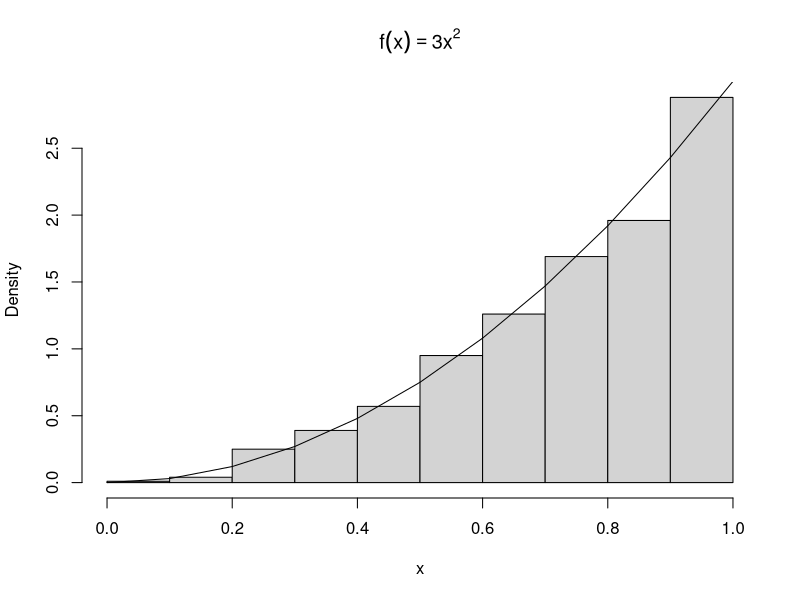
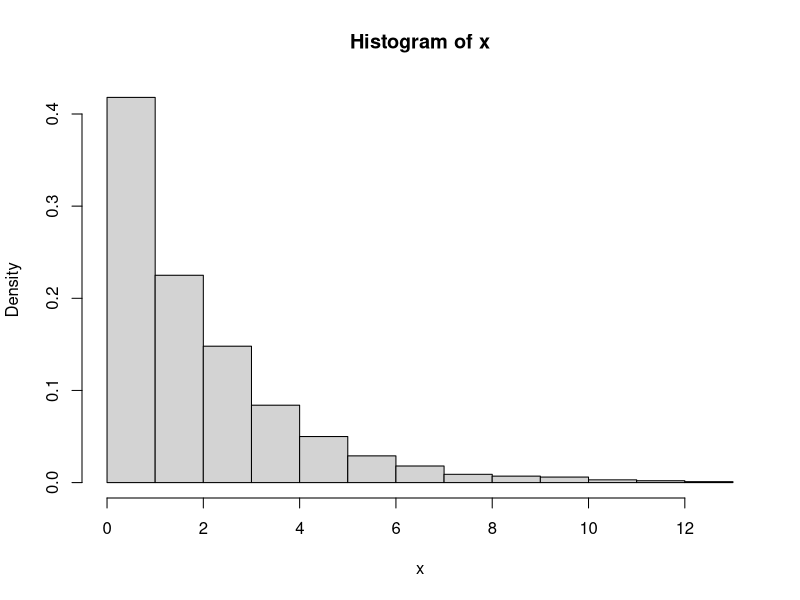
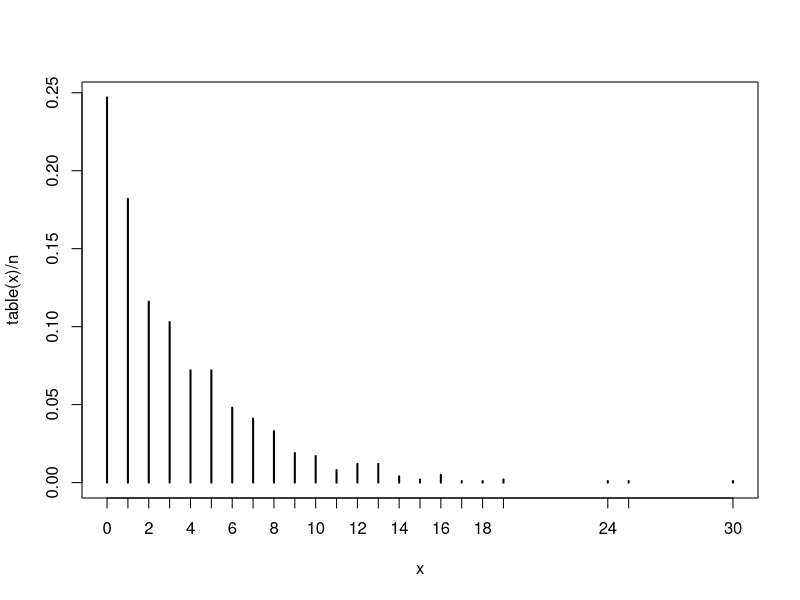

Write the R code that produced these figures, in order.
## ---- chunk 1
LCG <- function(n, m, a, c, X0) {

	X <- c()
	Xn <- X0
	
	for (i in 1:n) {
		Xn <- a * Xn + c %% m
		X[i] <- Xn
	}
	
	return(X)
}
## ---- chunk 2
m    <- 8
a    <- 5
c    <- 1
seed <- 0
N    <- 10

X <- numeric()
Y <- numeric()

X[1] <- seed

for (n in 2:(N + 1)) {
	X[n] <- LCG(1, m, a, c, X[n - 1])
	Y[n] <- 5 * X[n - 1] + 1
	cat(n - 1, 5 * X[n - 1] + 1, X[n], "\n")
}
congruencial <- data.frame(n = 1:10, Yn = Y[2:(N + 1)], Xn = X[2:(N + 1)])
congruencial

## ---- chunk 3
# Lançamento de moedas
sample(0:1, size = 10, replace = TRUE)
## ---- chunk 4
n <- 1000  # tamanho da amostra
u <- runif(n)
x <- u ^ (1 / 3)

y <- seq(0, 1, 0.1)

hist(x, prob = TRUE, main = bquote(f(x) == 3 * x ^ 2))
lines(y, 3 * y ^ 2)

## ---- chunk 5
n      <- 1000
lambda <- 0.5

u <- runif(n)
x <- -log(u) / lambda

hist(x, prob = TRUE)
## ---- chunk 6
n <- 10
p <- 0.4

u <- runif(n)
u > 0.6

x <- as.integer(u > 0.6)
x

mean(x)
var(x)
## ---- chunk 7
n <- 1000
p <- 1 / 4
u <- runif(n)
x <- ceiling(log(u) / log(1 - p)) - 1
x
plot(table(x) / n)
